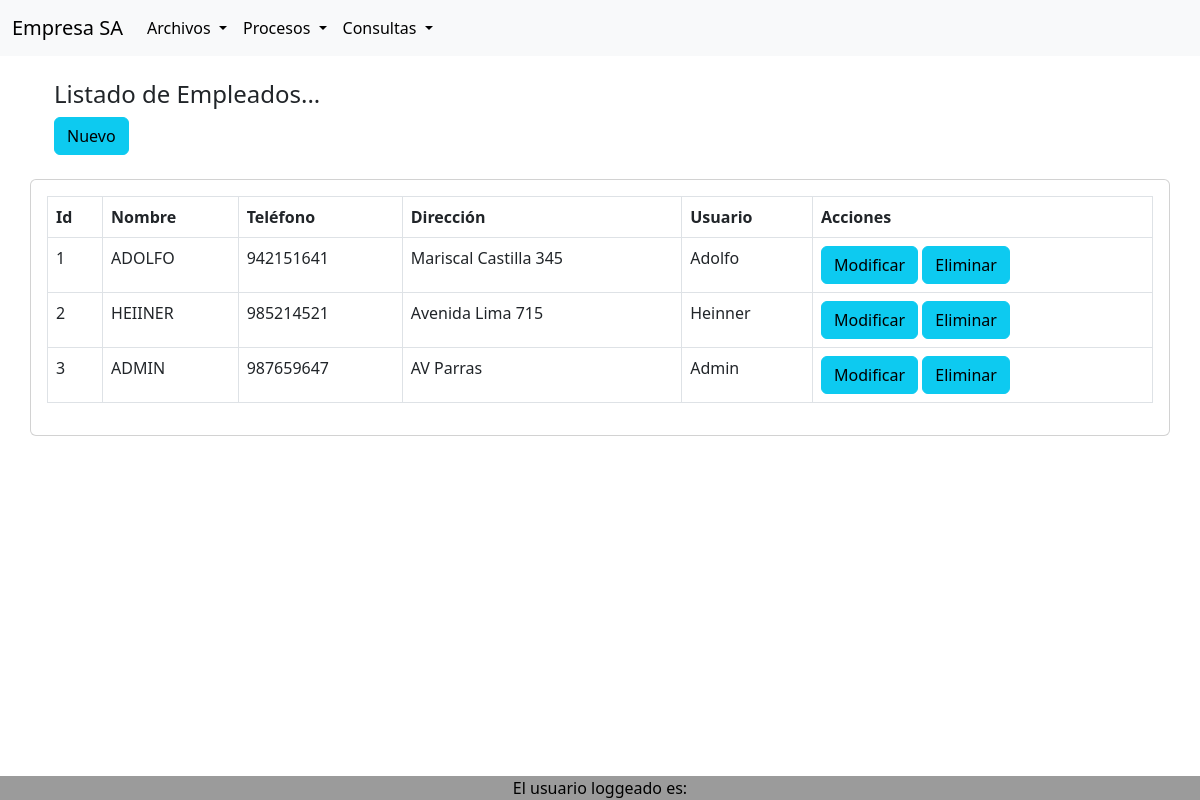
The page /empleado_lista.php on the database its author committed.
### tables this page shows
CREATE TABLE `empleado` (
  `id` int(11) NOT NULL,
  `nombre` varchar(50) NOT NULL,
  `telefono` varchar(9) DEFAULT NULL,
  `direccion` varchar(128) DEFAULT NULL,
  `usuario` varchar(32) DEFAULT NULL,
  `contrasena` varchar(128) DEFAULT NULL
);

### clases/empleado.php (called while the page is built, shortened)
<?php
class Empleado {
    private $conn;
    public function conectar_db($cn){
        $this->conn = $cn;
    }
    public function listaemple(){
        $sql = "SELECT * FROM empleado";
        $res = mysqli_query($this->conn, $sql);
        return $res;
    }
}
?>

### empleado_lista.php (the view, shortened to what this page needs)
<?php
include_once('header.php');
include_once('clases/empleado.php');
$conexion = connect_db();
$empleado = new Empleado();
$empleado->conectar_db($conexion);
$datos_emple = $empleado->listaemple();
if ($datos_emple){
    ?>
    <div class="container p-12">
        <div class="row">
        <div class="container p-4">
        <h4>Listado de Empleados...</h4>
        <a href="empleado_agregaForm.php" class="btn btn-info add-new">Nuevo</a>
        </div>
        <div class="card card-body">
            <table class="table table-bordered">
            <thead>
                <tr>
                    <th>Id</th>
                    <th>Nombre</th>
                    <th>Teléfono</th>
                    <th>Dirección</th>
                    <th>Usuario</th>
                    <th>Acciones</th>
                </tr>
            </thead>
            <tbody>
    <?php
    while ($row=mysqli_fetch_array($datos_emple)){
        $id = $row['id'];
        $nombre = $row['nombre'];
        $telefono = $row['telefono'];
        $direccion = $row['direccion'];
        $usuario = $row['usuario'];
    ?>
            <tr>
                <td><?php echo $id; ?></td>
                <td><?php echo $nombre; ?></td>
                <td><?php echo $telefono; ?></td>
                <td><?php echo $direccion; ?></td>
                <td><?php echo $usuario; ?></td>
                <td>
                    <a href="empleado_modificaForm.php?codigo=<?php echo $id; ?>" class="btn btn-info add-new">Modificar</a>
                    <a href="empleado_elimina.php?codigo=<?php echo $id; ?>" class="btn btn-info add-new">Eliminar</a>
                </td>
            </tr>
         <?php
    }
    ?>
    </tbody>
   </table>
            </div>
        </div>
    </div>
<?php
}
include('footer.php');
?>

### rows shown on the page
empleado: id "1", nombre "ADOLFO", telefono "942151641", direccion "Mariscal Castilla 345", usuario "Adolfo"
empleado: id "2", nombre "HEIINER", telefono "985214521", direccion "Avenida Lima 715", usuario "Heinner"
empleado: id "3", nombre "ADMIN", telefono "987659647", direccion "AV Parras", usuario "Admin"
